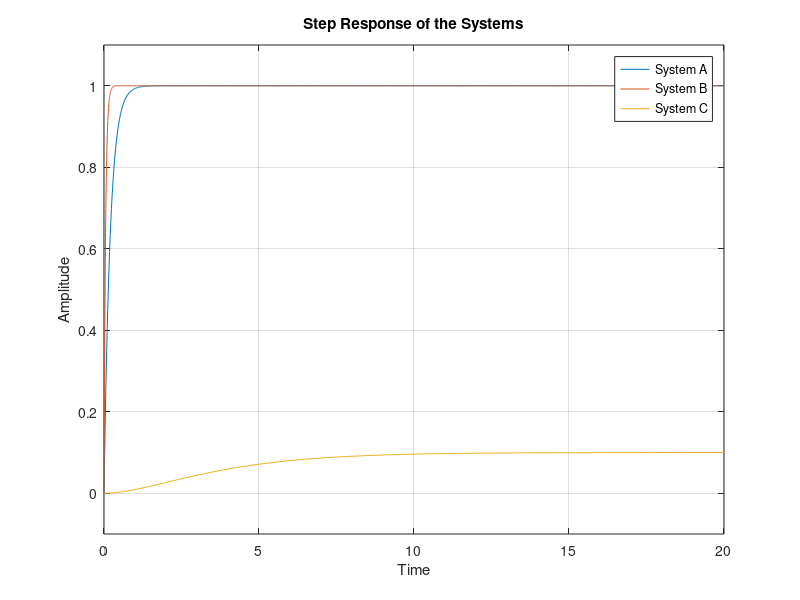

Source code (MATLAB):
% Part A: Define the transfer function
numerator_a = 5;
denominator_a = [1, 5];
sys_a = tf(numerator_a, denominator_a);

% Part B: Define the transfer function
numerator_b = 20;
denominator_b = [1, 20];
sys_b = tf(numerator_b, denominator_b);

% Part C: Define the transfer function
numerator_c = 0.1;
denominator_c = [4, 4, 1];
sys_c = tf(numerator_c, denominator_c);

% Plot the step response for both systems on the same graph
step(sys_a, sys_b, sys_c);
title('Step Response of the Systems');
xlabel('Time');
ylabel('Amplitude');
legend('System A', 'System B', 'System C');

% Adjust the limits of the y-axis
ylim([-0.1, 1.1]); % Adjust the limits according to your preference
